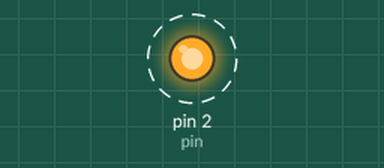
Recording of a sketch running on a simulated Arduino Uno, built with avr-gcc and run on an emulated ATmega328P. Shown: output pins drawn as LEDs (lit = HIGH). Dashed ring = blinking.

Above: at 0.5 s.
Timing chart, 0 to 4.6 s (numbered marks = the images above):
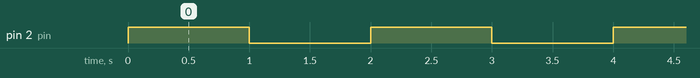

Measured:
- by itself, pin 2 (pin): alternates HIGH for 1.0 s and LOW for 1.0 s

The sketch:

testLed.ino
```cpp
const int pin        = 2;
void setup() {
pinMode(pin, OUTPUT);
}

void loop() {

digitalWrite(pin, HIGH);   // turn the LED on (HIGH is the voltage level)
  delay(1000);                       // wait for a second
  digitalWrite(pin, LOW);    // turn the LED off by making the voltage LOW
  delay(1000);

}
```
